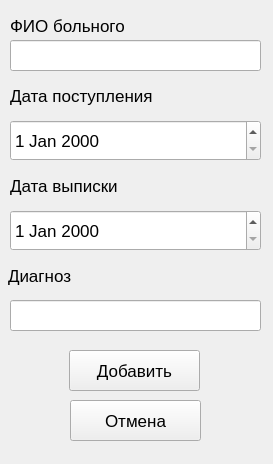
<?xml version="1.0" encoding="UTF-8"?>
<ui version="4.0">
 <class>MainWindow</class>
 <widget class="QMainWindow" name="MainWindow">
  <property name="geometry">
   <rect>
    <x>0</x>
    <y>0</y>
    <width>273</width>
    <height>464</height>
   </rect>
  </property>
  <property name="font">
   <font>
    <pointsize>13</pointsize>
   </font>
  </property>
  <property name="windowTitle">
   <string>MainWindow</string>
  </property>
  <widget class="QWidget" name="centralwidget">
   <widget class="QLabel" name="label">
    <property name="geometry">
     <rect>
      <x>10</x>
      <y>10</y>
      <width>311</width>
      <height>31</height>
     </rect>
    </property>
    <property name="font">
     <font>
      <pointsize>13</pointsize>
     </font>
    </property>
    <property name="text">
     <string>ФИО больного</string>
    </property>
   </widget>
   <widget class="QLineEdit" name="lineEdit_FullName_patient">
    <property name="geometry">
     <rect>
      <x>10</x>
      <y>40</y>
      <width>251</width>
      <height>31</height>
     </rect>
    </property>
   </widget>
   <widget class="QLabel" name="label_2">
    <property name="geometry">
     <rect>
      <x>10</x>
      <y>80</y>
      <width>291</width>
      <height>31</height>
     </rect>
    </property>
    <property name="font">
     <font>
      <pointsize>13</pointsize>
     </font>
    </property>
    <property name="text">
     <string>Дата поступления</string>
    </property>
   </widget>
   <widget class="QDateEdit" name="dateEdit_dateArrive_patient">
    <property name="geometry">
     <rect>
      <x>10</x>
      <y>120</y>
      <width>251</width>
      <height>41</height>
     </rect>
    </property>
   </widget>
   <widget class="QLabel" name="label_3">
    <property name="geometry">
     <rect>
      <x>10</x>
      <y>170</y>
      <width>251</width>
      <height>31</height>
     </rect>
    </property>
    <property name="font">
     <font>
      <pointsize>13</pointsize>
     </font>
    </property>
    <property name="text">
     <string>Дата выписки</string>
    </property>
   </widget>
   <widget class="QDateEdit" name="dateEdit_dateDisharge_patient">
    <property name="geometry">
     <rect>
      <x>10</x>
      <y>210</y>
      <width>251</width>
      <height>41</height>
     </rect>
    </property>
   </widget>
   <widget class="QLabel" name="label_4">
    <property name="geometry">
     <rect>
      <x>8</x>
      <y>260</y>
      <width>241</width>
      <height>31</height>
     </rect>
    </property>
    <property name="text">
     <string>Диагноз</string>
    </property>
   </widget>
   <widget class="QLineEdit" name="lineEdit_diagnosis_patient">
    <property name="geometry">
     <rect>
      <x>10</x>
      <y>300</y>
      <width>251</width>
      <height>31</height>
     </rect>
    </property>
   </widget>
   <widget class="QPushButton" name="pushButton_add_patient">
    <property name="geometry">
     <rect>
      <x>69</x>
      <y>350</y>
      <width>131</width>
      <height>41</height>
     </rect>
    </property>
    <property name="text">
     <string>Добавить</string>
    </property>
   </widget>
   <widget class="QPushButton" name="pushButton_exit_patient">
    <property name="geometry">
     <rect>
      <x>70</x>
      <y>400</y>
      <width>131</width>
      <height>41</height>
     </rect>
    </property>
    <property name="text">
     <string>Отмена</string>
    </property>
   </widget>
  </widget>
 </widget>
 <resources/>
 <connections/>
</ui>
